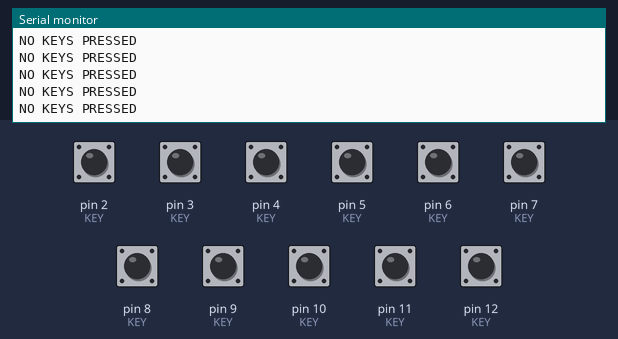
A sketch run on a simulated Arduino Uno, built with avr-gcc and run on an emulated ATmega328P. On the bench: the last lines printed to the serial monitor. The test bench sets the inputs (shaded band); at power-on: pin 2 (KEY), pin 3 (KEY), pin 4 (KEY), pin 5 (KEY), pin 6 (KEY), pin 7 (KEY), pin 8 (KEY), pin 9 (KEY), pin 10 (KEY), pin 11 (KEY), pin 12 (KEY) HIGH.

Above: at 1.2 s.
1.3 s: pin 2 (KEY) pulled LOW for 0.15 s
At 1.54 s:
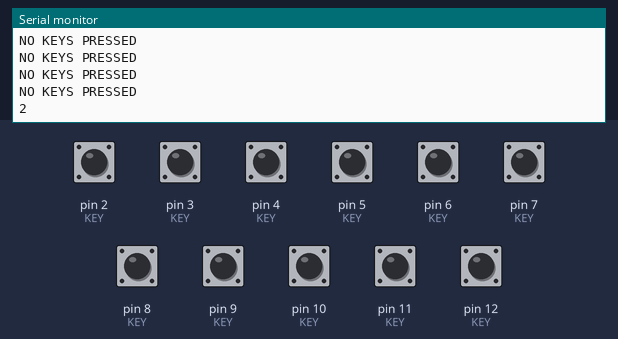
4.4 s: pin 3 (KEY) pulled LOW for 0.15 s
At 4.63 s:
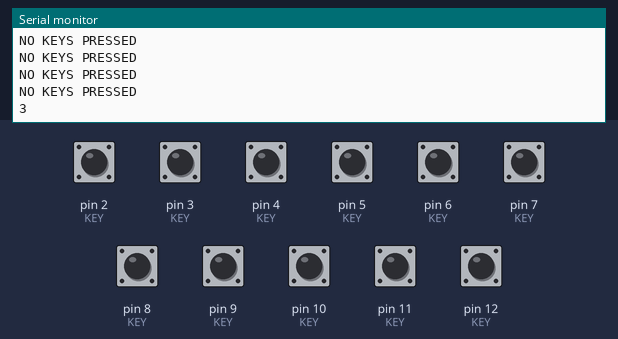
6.0 s: pin 4 (KEY) pulled LOW for 0.15 s
At 6.18 s:
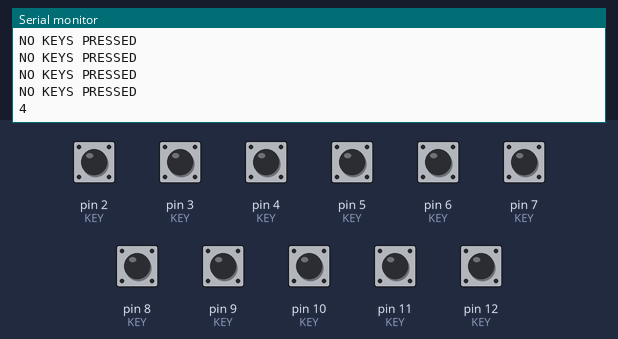
7.6 s: pin 5 (KEY) pulled LOW for 0.15 s
At 7.72 s:
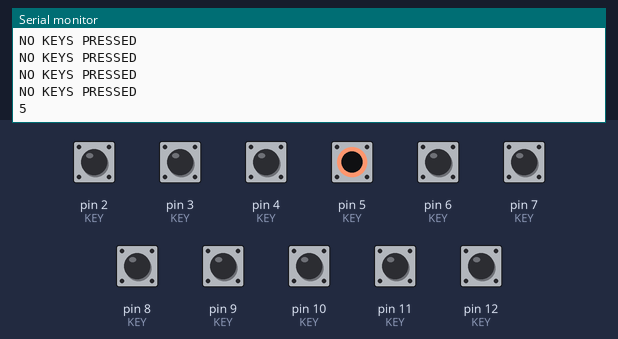
9.2 s: pin 6 (KEY) pulled LOW for 0.15 s
At 9.48 s:
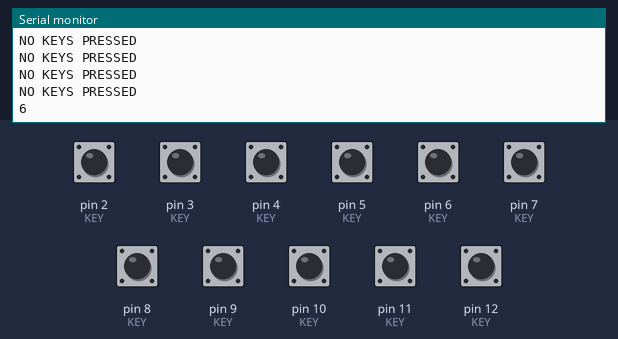
10.8 s: pin 7 (KEY) pulled LOW for 0.15 s
At 10.92 s:
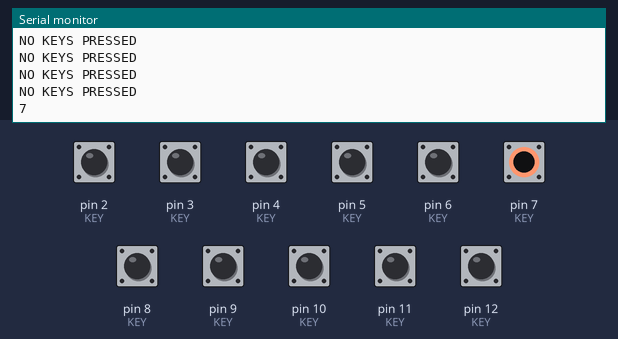
Timing chart, 0 to 13.4 s (numbered marks = the images above; inputs shaded):
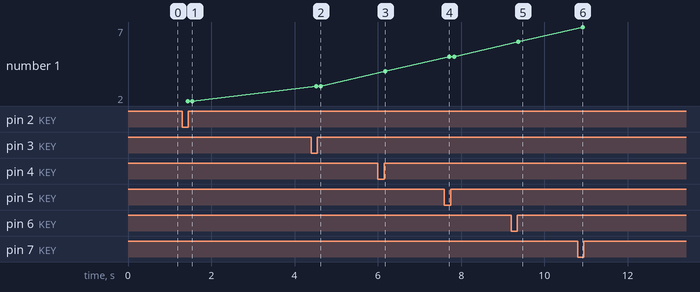

Measured:
- after the input at 1.3 s, the serial monitor: prints a new line after 0.13 s (image 1)
- after the input at 4.4 s, the serial monitor: prints a new line after 0.12 s (image 2)
- after the input at 6.0 s, the serial monitor: prints a new line after 0.18 s (image 3)
- after the input at 7.6 s, the serial monitor: prints a new line after 0.12 s (image 4)
- after the input at 9.2 s, the serial monitor: prints a new line after 0.17 s (image 5)
- after the input at 10.8 s, the serial monitor: prints a new line after 0.12 s (image 6)
- plotted number 1: 2 → 3 after the input at 4.4 s, 3 → 4 after the input at 6.0 s, 4 → 5 after the input at 7.6 s, 5 → 6 after the input at 9.2 s, 6 → 7 after the input at 10.8 s

The sketch:

DSKDM_KEYPAD.ino
```cpp
#if not (defined(__AVR_ATmega328P__))
  #error Your board type is not supported!
#endif

#if (defined(__AVR_ATmega328P__))
  #define KEY0 2
  #define KEY1 3
  #define KEY2 4
  #define KEY3 5
  #define KEY4 6
  #define KEY5 7
  #define KEY6 8
  #define KEY7 9
  #define KEY8 10
  #define KEY9 11
  #define KEY10 12
#endif

#define NUMKEYS 11
int readFlag = 0;

int KEY[NUMKEYS] = {KEY0,KEY1,KEY2,KEY3,KEY4,KEY5,KEY6,KEY7,KEY8,KEY9,KEY10};
int value = LOW;

void setup() {
  Serial.begin(9600);
  for(int i = 0; i < NUMKEYS; i++){
    pinMode(KEY[i], INPUT_PULLUP);
  }
}

void loop() {
  String temp = "";
  for(int i = 0; i < NUMKEYS; i++){
    if(!digitalRead(KEY[i])){
      readFlag = 1;
      temp += KEY[i];
      temp += " ";
    }
    delay(10);
  }
  if(readFlag) Serial.println(temp);
  else Serial.println("NO KEYS PRESSED");
  readFlag = 0;

}
```
